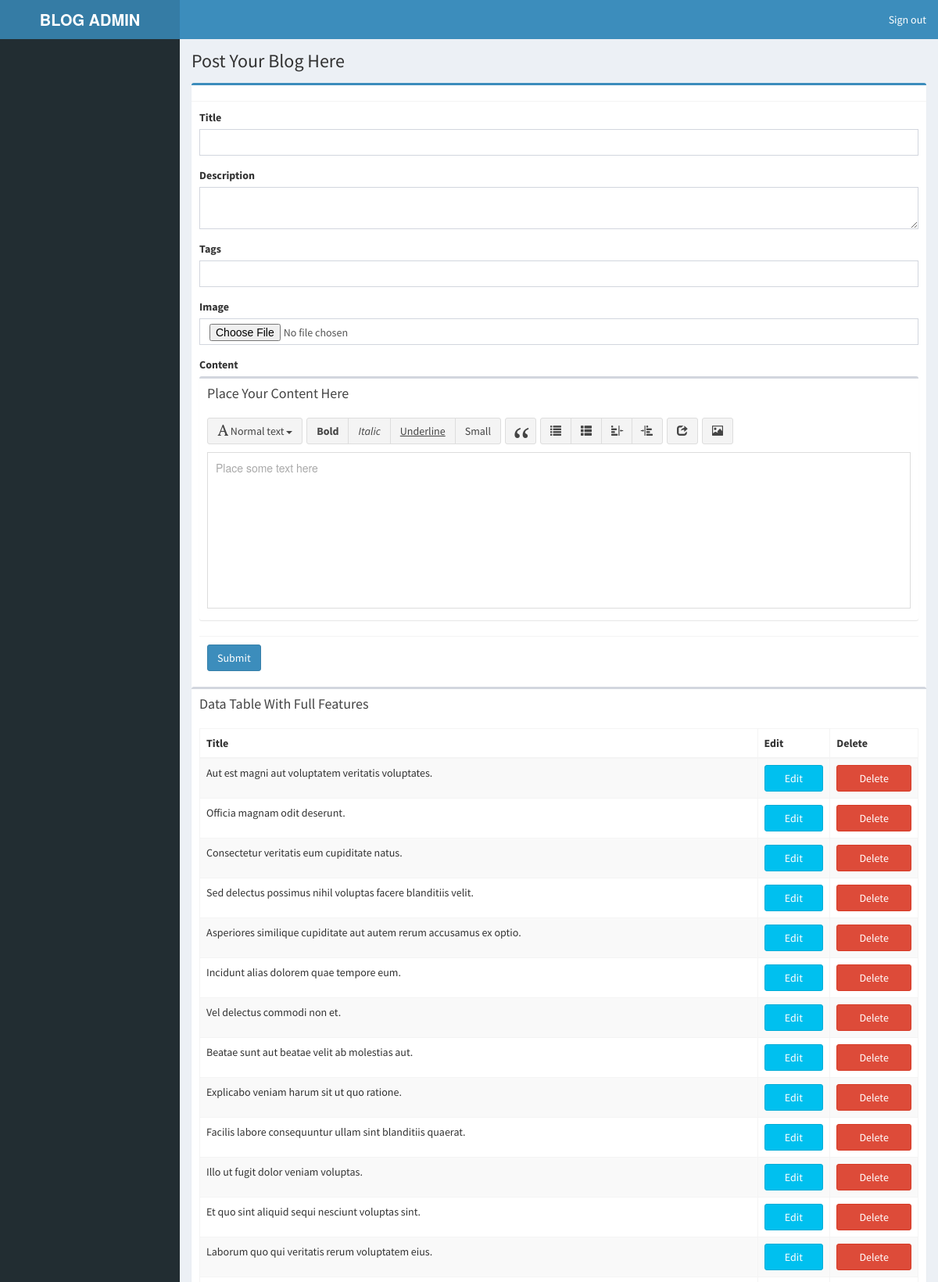
Page /blog/admin/post_blog.php (signed in, upper part) on the committed database.
### tables this page shows
CREATE TABLE IF NOT EXISTS `blog_posts` (
  `postID` int(11) unsigned NOT NULL,
  `postTitle` varchar(255) DEFAULT NULL,
  `postDesc` text,
  `postCont` text,
  `postDate` datetime DEFAULT NULL,
  `image` text NOT NULL,
  `tags` text NOT NULL
);

### blog/admin/post_blog.php (the view, shortened to what this page needs)
<?php include('header.php');?>
<div class="content-wrapper">
        <section class="content-header">
          <h1>Post Your Blog Here </h1>
        </section>
        <section class="content">
          <div class="box box-primary">
                <div class="box-header with-border">
                </div>
                <form role="form" method="post" action="blog_post.php" enctype="multipart/form-data">
                  <div class="box-body">
                  <div class="form-group">
                      <label for="exampleInputEmail1">Title</label>
                      <input class="form-control" type="text" name="title">
                    </div>
                    <div class="form-group">
                      <label for="exampleInputEmail1">Description</label>
                      <textarea class="form-control" name="description"></textarea>
                    </div>
                    <div class="form-group">
                      <label for="exampleInputEmail1">Tags</label>
                      <input type="taxt" class="form-control" name="tags">
                    </div>
                    <div class="form-group">
                      <label for="exampleInputEmail1">Image</label>
                      <input type="file" class="form-control" name="image" >
                    </div>
                    <div class="form-group">
                      <label for="exampleInputEmail1">Content</label>
                       <div class="box">
                <div class="box-header">
                  <h3 class="box-title">Place Your Content Here </h3>
                </div>
                <div class="box-body pad">
                </div>
              </div>
                    </div>
                  <div class="box-footer">
                    <button type="submit" class="btn btn-primary" name="submit">Submit</button>
                  </div>
                </form>
              </div>
              <div class="box">
                <div class="box-header">
                  <h3 class="box-title">Data Table With Full Features</h3>
                </div>
                <div class="box-body">
                  <table example1 class=" example1 table table-bordered table-striped">
                    <thead>
                      <tr>
                        <th>Title</th>
                        <th>Edit</th>
                        <th>Delete</th>
                        </tr>
                    </thead>
                    <tbody>
                    <?php
              $sql = 'SELECT * FROM blog_posts';
               $retval = mysql_query( $sql);
                 while($row = mysql_fetch_assoc($retval))
                {
            ?>
                      <tr>
                        <td><?php echo $row['postTitle']; ?></td>
                        <td><a href="edit_post.php?id=<?php echo $row['postID'];?>" class="btn btn-block btn-info">Edit</a></td>
                        <td><a href="delete_post.php?id=<?php echo $row['postID']; ?>" class="btn btn-block btn-danger">Delete</a></td>
                      </tr>
                     <?php
                    }
                  ?>
                    </tbody>
                  </table>
                </div>
              </div>
        </section>
          </div>
      </div>
<?php include('footer.php');?>

### rows in the picture
blog_posts: postTitle "Aut est magni aut voluptatem veritatis voluptates."
blog_posts: postTitle "Officia magnam odit deserunt."
blog_posts: postTitle "Consectetur veritatis eum cupiditate natus."
blog_posts: postTitle "Sed delectus possimus nihil voluptas facere blanditiis velit."
blog_posts: postTitle "Asperiores similique cupiditate aut autem rerum accusamus ex optio."
blog_posts: postTitle "Incidunt alias dolorem quae tempore eum."
blog_posts: postTitle "Vel delectus commodi non et."
blog_posts: postTitle "Beatae sunt aut beatae velit ab molestias aut."
blog_posts: postTitle "Explicabo veniam harum sit ut quo ratione."
blog_posts: postTitle "Facilis labore consequuntur ullam sint blanditiis quaerat."
blog_posts: postTitle "Illo ut fugit dolor veniam voluptas."
blog_posts: postTitle "Et quo sint aliquid sequi nesciunt voluptas sint."
blog_posts: postTitle "Laborum quo qui veritatis rerum voluptatem eius."
